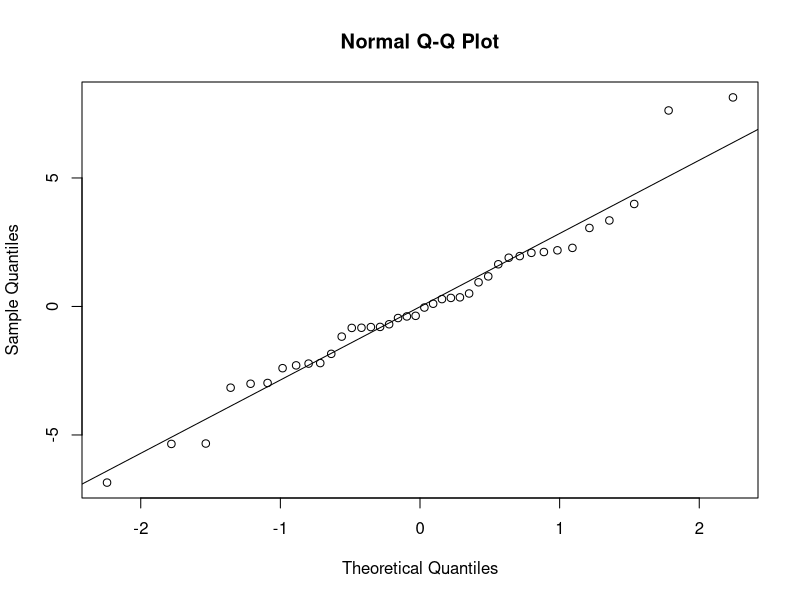
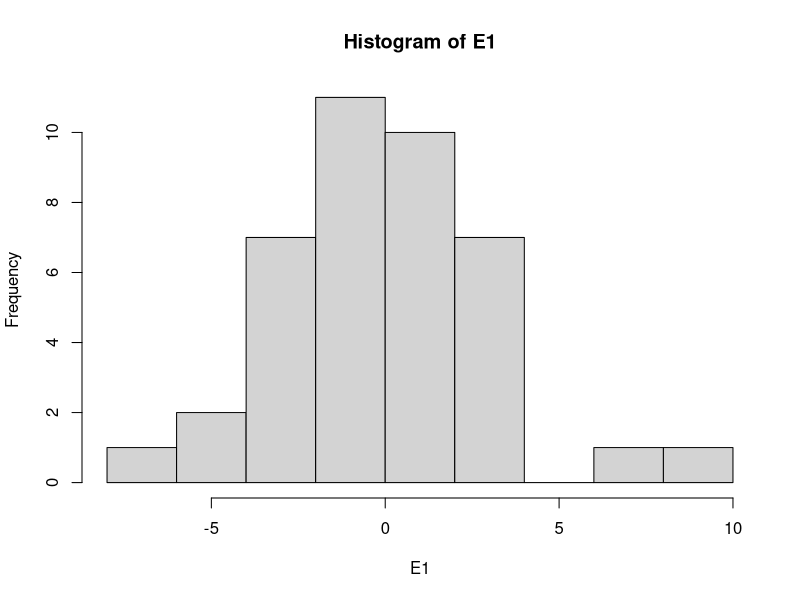
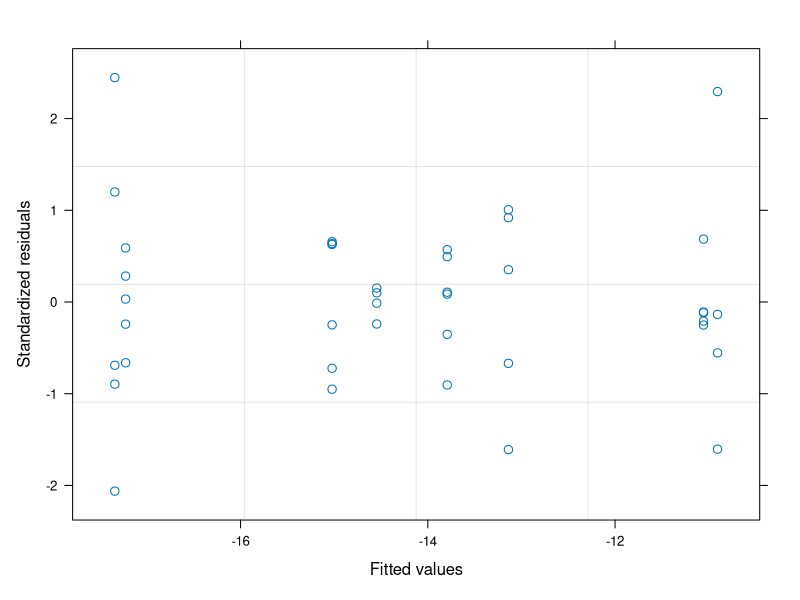

These figures' R source, in order: (Note: this script raises an error after producing the figures.)
#Author:  Clay Arango
#Creation date: 10-Feb-19
#Script to analyze NDS data from Summer 2018 WSB work with S. Roley and A. Alexiades

#packages
install.packages("nlme")
install.packages("nortest")
install.packages("dplyr")
install.packages("multcomp")
install.packages("MASS")
install.packages("ggplot2")
library(nlme)
library(nortest)
library(dplyr)
library(multcomp)
library(MASS)
library(ggplot2)

#Load data
reec_summer <- read.table(file="reec_summer.csv", header=T, sep=",")

#set variable
d = reec_summer

#evaluate data to make sure factors are correct
names(d)
unique(d$nutrient) #control, N, NP, NPSi, NSi, P, PSi, Si
unique(d$N) #should be 0 and 1
unique(d$P) #should be 0 and 1
unique(d$Si) #should be 0 and 1
unique(d$top) #should be "sponge" and "glass"
#if need to change, use recode function below. 
d$top<-recode(d$top, "cellulose" ="sponge")
str(d)

#convert N and P vand Si alues (0 or 1 for absence or presence) to factors
d$N<-as.factor(d$N)
d$P<-as.factor(d$P)
d$Si<-as.factor(d$Si)
str(d)

#subset data into gpp and cr response
d.cr = subset(d, top=="sponge", data=d)
d.gpp = subset(d, top=="glass", data=d)

#calculate nrr for cr
x = aggregate(d.cr[,8], list(d.cr$nutrient), mean, na.rm=T)
x
d.cr$cr.nrr = d.cr$cr.area/-15.02240 #is there a prettier way to do this?

#calculate nrr for gpp
x = aggregate(d.gpp[,9], list(d.gpp$nutrient), mean, na.rm=T)
x
d.gpp$gpp.nrr = d.gpp$gpp.area/5.770496 #is there a prettier way to do this?

############################################################
#analyze RESPIRATION data
############################################################

M1<-gls(cr.area~N*P*Si, data=d.cr, na.action=na.omit)
E1<-residuals(M1)
qqnorm(E1)
qqline(E1)
ad.test(E1)
   #residuals are normally distributed, p=0.20289
hist(E1)  
plot(M1)
   
plot(filter(d.cr, !is.na(cr.area)) %>% dplyr::select(nutrient), 
     E1, xlab="nutrient", ylab="Residuals")
bartlett.test(cr.area~nutrient, data=d.cr)
   #variance test not OK, we'll probably need to mess with this one

anova(M1)
  
x <- group_by(d.cr, nutrient) %>%  # Grouping function causes subsequent functions to aggregate by season and reach
  summarize(cr.mean = abs(mean(cr.area, na.rm = TRUE)), # na.rm = TRUE to remove missing values
            cr.sd=abs(sd(cr.area, na.rm = TRUE)),  # na.rm = TRUE to remove missing values
            n = sum(!is.na(cr.area)), # of observations, excluding NAs. 
            cr.se=cr.sd/sqrt(n))

ggplot(data=x, aes(x=nutrient, y=cr.mean)) + 
  geom_bar(stat="identity", position=position_dodge(), color = "black") + 
  geom_errorbar(aes(ymin=cr.mean, ymax=cr.mean+cr.se), width=0.2, 
                position=position_dodge(0.9)) + 
  xlab("Nutrient") +
  ylab(expression(Respiration~(ug~O[2]~m^{-2}~h^{-1}))) +
  ylim(0,20) +
  labs(fill="Light") +
  theme_bw() +
  theme(panel.grid.major=element_blank(),
        panel.grid.minor=element_blank(),
        legend.title=element_text(size=6),
        legend.key=element_blank(), 
        legend.position=c(0.5,0.95), 
        legend.text=element_text(size=8), 
        legend.background=element_blank(), 
        legend.direction="horizontal", 
        legend.key.size=unit(0.3, "cm"), 
        axis.title.y=element_text(size=8), 
        axis.title.x=element_text(size=8), 
        axis.text.x=element_text(size=8))

#ggsave('output/figures/Ring_summer.tiff',
#       units="in",
#       width=3.25,
#       height=3.25,
#       dpi=1200,
#       compression="lzw")

############################################################
#analyze the PRODUCTION data
############################################################

M1<-gls(gpp.area~N*P*Si, data=d.gpp, na.action=na.omit) 
E1<-residuals(M1)
qqnorm(E1)
qqline(E1)
ad.test(E1)
   #residuals are OK

hist(E1, xlab="residuals", main="")
plot(M1)

plot(filter(d.gpp, !is.na(gpp.area)) %>% dplyr::select(nutrient), 
     E1, xlab="nutrient", ylab="Residuals")
bartlett.test(gpp.area~nutrient, data=d.gpp)
   #ok

anova(M1)
  
x <- group_by(d.gpp, nutrient) %>%  # Grouping function causes subsequent functions to aggregate by season and reach
  summarize(gpp.mean = abs(mean(gpp.area, na.rm = TRUE)), # na.rm = TRUE to remove missing values
            gpp.sd=abs(sd(gpp.area, na.rm = TRUE)),  # na.rm = TRUE to remove missing values
            n = sum(!is.na(gpp.area)), # of observations, excluding NAs. 
            gpp.se=gpp.sd/sqrt(n))

ggplot(data=x, aes(x=nutrient, y=gpp.mean)) + 
  geom_bar(stat="identity", position=position_dodge(), color = "black") + 
  geom_errorbar(aes(ymin=gpp.mean, ymax=gpp.mean+gpp.se), width=0.2, 
                position=position_dodge(0.9)) + 
  xlab("Nutrient") +
  ylab(expression(Production~(ug~O[2]~m^{-2}~h^{-1}))) +
  labs(fill="Light") +
  theme_bw() +
  theme(panel.grid.major=element_blank(),
        panel.grid.minor=element_blank(), 
        legend.title=element_text(size=6), 
        legend.key=element_blank(),  
        legend.position=c(0.5,0.95),  
        legend.text=element_text(size=8),  
        legend.background=element_blank(),  
        legend.direction="horizontal",  
        legend.key.size=unit(0.3, "cm"),  
        axis.title.y=element_text(size=8),  
        axis.title.x=element_text(size=8),  
        axis.text.x=element_text(size=8))

#ggsave('output/figures/gppByNutrient.tiff',
#       units="in",
#       width=3.25,
#       height=3.25,
#       dpi=1200,
#       compression="lzw")


#BELOW HERE IS NOT EDITED





############################################################
#analyze the CHL-A biomass on disks

M1<-gls(chla~N*P*light, data=roza_sum.chla, na.action=na.omit)
E1<-residuals(M1)
qqnorm(E1)
qqline(E1)
ad.test(E1)
  #residuals look bad (p=0.001)
hist(E1)
plot(M1)

vf1 = varIdent(form = ~ 1|N*P)
vf2 = varIdent(form = ~ 1|light)
vf3 = varIdent(form = ~ 1|N*P*light)
vf4 = varPower(form = ~ fitted(.)) 
vf5 = varExp(form = ~ fitted(.))
vf6 = varConstPower(form = ~ fitted(.))
vf7 = varExp(form = ~ fitted(.)|nutrient)

M2<-gls(chla~N*P*light, data=roza_sum.chla, na.action=na.omit, weights=vf1)
M3<-gls(chla~N*P*light, data=roza_sum.chla, na.action=na.omit, weights=vf2)
M4<-gls(chla~N*P*light, data=roza_sum.chla, na.action=na.omit, weights=vf3)
M5<-gls(chla~N*P*light, data=roza_sum.chla, na.action=na.omit, weights=vf4)
M6<-gls(chla~N*P*light, data=roza_sum.chla, na.action=na.omit, weights=vf5)
M7<-gls(chla~N*P*light, data=roza_sum.chla, na.action=na.omit, weights=vf6)
M8<-gls(chla~N*P*light, data=roza_sum.chla, na.action=na.omit, weights=vf7)

anova(M1,M2,M3,M4,M5,M6,M7,M8)

#M3 is best on AIC

E3<-residuals(M3)
qqnorm(E3)
qqline(E3)
ad.test(E3)
#residuals are not normal (p=0.001)
hist(E3, xlab="residuals", main="")
plot(M3)
  #hist and plot look good

plot(filter(roza_sum.chla, !is.na(chla)) %>% dplyr::select(light), 
     E3, xlab="light", ylab="Residuals")
bartlett.test(chla~light, data=roza_sum.chla)

plot(filter(roza_sum.chla, !is.na(chla)) %>% dplyr::select(nutrient), 
     E3, xlab="nutrient", ylab="Residuals")
bartlett.test(chla~nutrient, data=roza_sum.chla)

anova(M3)

#light is significant and N and P separately interact with light

x<-roza_sum.chla[complete.cases(roza_sum.chla$chla),]

with(x, 
     interaction.plot(nutrient,light,chla, 
                      ylim=c(0,1.5),lty=c(1,12),lwd=2,ylab="Chlorophyll a", 
                      xlab="Nutrient", trace.label="Light"))

x <- group_by(roza_sum.chla, nutrient, light) %>%  # Grouping function causes subsequent functions to aggregate by season and reach
  summarize(chla.mean = mean(chla, na.rm = TRUE), # na.rm = TRUE to remove missing values
            chla.sd=sd(chla, na.rm = TRUE),  # na.rm = TRUE to remove missing values
            n = sum(!is.na(chla)), # of observations, excluding NAs. 
            chla.se=chla.sd/sqrt(n))

ggplot(data=x, 
       aes(x=nutrient, y=chla.mean, fill=light)) + 
  geom_bar(stat="identity", position=position_dodge(), color = "black") + 
  geom_errorbar(aes(ymin=chla.mean, ymax=chla.mean+chla.se), width=0.2, 
                position=position_dodge(0.9)) + 
  scale_fill_manual(values=c("white","black")) +
  xlab("Nutrient") +
  ylab(expression(Chlorophyll~a~(ug~cm^{-2}))) +
  ylim(0,1.7) +
  labs(fill="Light") +
  theme_bw() +
  theme(panel.grid.major=element_blank(), 
        panel.grid.minor=element_blank(), 
        legend.title=element_text(size=6), 
        legend.key=element_blank(), 
        legend.position=c(0.5,0.95), 
        legend.text=element_text(size=8), 
        legend.background=element_blank(), 
        legend.direction="horizontal", 
        legend.key.size=unit(0.3, "cm"), 
        axis.title.y=element_text(size=8), 
        axis.title.x=element_text(size=8), 
        axis.text.x=element_text(size=8))

ggsave('output/figures/chlaByNutrientLight.tiff',
       units="in",
       width=3.25,
       height=3.25,
       dpi=1200,
       compression="lzw")



############################################################
############################################################
#calculate nrr mean and standard error
x1 <- group_by(roza_sum, nutrient, light) %>%  # Grouping function causes subsequent functions to aggregate by season and reach
  summarize(chla.nrr.mean = mean(chla.nrr, na.rm = TRUE), # na.rm = TRUE to remove missing values
            chla.nrr.sd=sd(chla.nrr, na.rm = TRUE),  # na.rm = TRUE to remove missing values
            chla.n = sum(!is.na(chla.nrr)), # of observations, excluding NAs. 
            chla.nrr.se=chla.nrr.sd/sqrt(chla.n))


x2 <- group_by(roza_sum, nutrient, light) %>%  # Grouping function causes subsequent functions to aggregate by season and reach
  summarize(gpp.nrr.mean = mean(gpp.nrr, na.rm = TRUE), # na.rm = TRUE to remove missing values
            gpp.nrr.sd=sd(gpp.nrr, na.rm = TRUE),  # na.rm = TRUE to remove missing values
            gpp.n = sum(!is.na(gpp.nrr)), # of observations, excluding NAs. 
            gpp.nrr.se=gpp.nrr.sd/sqrt(gpp.n))

x3 <- group_by(roza_sum, nutrient, light) %>%  # Grouping function causes subsequent functions to aggregate by season and reach
  summarize(cr.nrr.mean = mean(cr.nrr, na.rm = TRUE), # na.rm = TRUE to remove missing values
            cr.nrr.sd=sd(cr.nrr, na.rm = TRUE),  # na.rm = TRUE to remove missing values
            cr.n = sum(!is.na(cr.nrr)), # of observations, excluding NAs. 
            cr.nrr.se=cr.nrr.sd/sqrt(cr.n))

roza_sum.nrr<-cbind(x1,x2,x3)
roza_sum.nrr <- roza_sum.nrr[, !duplicated(colnames(roza_sum.nrr))]
write.csv(roza_sum.nrr, "roza_sum.nrr.csv")
